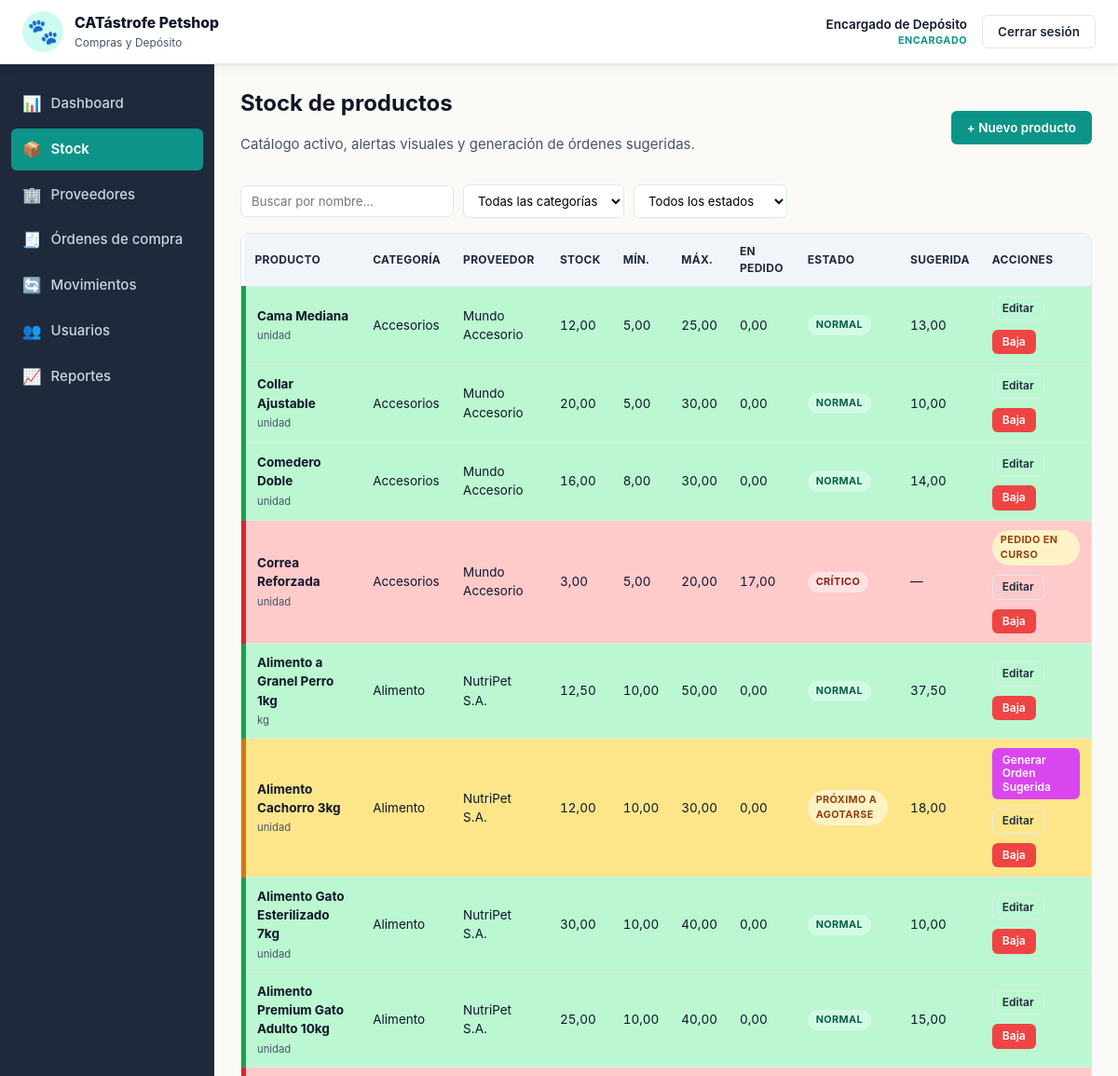
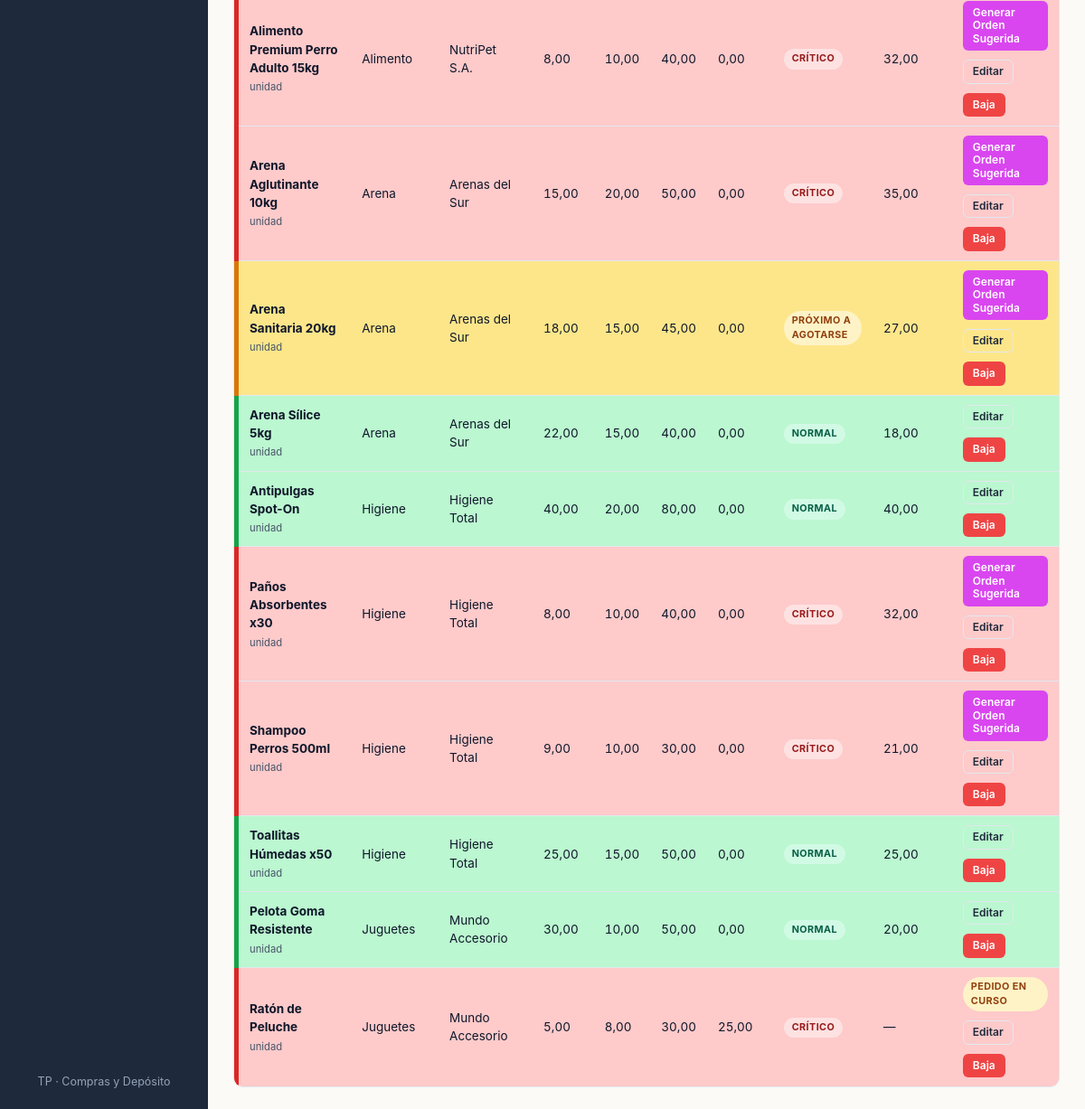
/views/stock.php (signed in), run on the app's committed database (2 pictures, top to bottom).
### tables this page shows
CREATE TABLE productos (
    id              INT AUTO_INCREMENT PRIMARY KEY,
    categoria_id    INT NOT NULL,
    proveedor_id    INT NOT NULL,
    nombre          VARCHAR(120) NOT NULL,
    descripcion     TEXT,
    stock_actual    DECIMAL(10,2) NOT NULL DEFAULT 0,
    stock_minimo    DECIMAL(10,2) NOT NULL DEFAULT 0,
    stock_maximo    DECIMAL(10,2) NOT NULL DEFAULT 0,
    unidad_medida   VARCHAR(20) NOT NULL DEFAULT 'unidad',
    activo          TINYINT(1) NOT NULL DEFAULT 1,
    CONSTRAINT fk_prod_cat  FOREIGN KEY (categoria_id) REFERENCES categorias(id) ON DELETE RESTRICT,
    CONSTRAINT fk_prod_prov FOREIGN KEY (proveedor_id) REFERENCES proveedores(id) ON DELETE RESTRICT,
    CONSTRAINT chk_prod_stock_actual CHECK (stock_actual >= 0),
    CONSTRAINT chk_prod_stock_min    CHECK (stock_minimo >= 0),
    CONSTRAINT chk_prod_stock_max    CHECK (stock_maximo >= stock_minimo)
);

CREATE TABLE categorias (
    id                    INT AUTO_INCREMENT PRIMARY KEY,
    nombre                VARCHAR(80) NOT NULL UNIQUE,
    controla_vencimiento  TINYINT(1) NOT NULL DEFAULT 0
);

CREATE TABLE proveedores (
    id                  INT AUTO_INCREMENT PRIMARY KEY,
    nombre              VARCHAR(120) NOT NULL,
    contacto            VARCHAR(120),
    telefono            VARCHAR(40),
    email               VARCHAR(120),
    plazo_entrega_dias  INT NOT NULL DEFAULT 7,
    activo              TINYINT(1) NOT NULL DEFAULT 1,
    CONSTRAINT chk_prov_plazo CHECK (plazo_entrega_dias >= 0)
);

### includes/funciones.php (called while the page is built, shortened)
<?php
function e($v): string
{
    return htmlspecialchars((string)$v, ENT_QUOTES, 'UTF-8');
}
function estado_stock($actual, $minimo): string
{
    $actual = (float)$actual;
    $minimo = (float)$minimo;
    if ($actual <= $minimo) {
        return 'critico';
    }
    if ($actual <= $minimo * 1.2) {
        return 'proximo';
    }
    return 'normal';
}
function etiqueta_estado(string $estado): string
{
    return match ($estado) {
        'critico' => 'Crítico',
        'proximo' => 'Próximo a agotarse',
        default   => 'Normal',
    };
}
function cantidad_sugerida($stock_actual, $stock_maximo, $en_pedido): float
{
    $sug = (float)$stock_maximo - (float)$stock_actual - (float)$en_pedido;
    return $sug > 0 ? $sug : 0.0;
}

### views/stock.php (the view, shortened to what this page needs)
<?php
require_once __DIR__ . '/../config/db.php';
require_once __DIR__ . '/../includes/funciones.php';
$es_encargado = ($_SESSION['rol'] ?? '') === 'encargado';
$productos = $pdo->query(
    "SELECT p.*, c.nombre AS categoria, c.controla_vencimiento,
            pr.nombre AS proveedor,
            COALESCE((SELECT SUM(d.cantidad_pedida)
                      FROM ordenes_detalle d
                      JOIN ordenes_compra o ON o.id = d.orden_id
                      WHERE d.producto_id = p.id AND o.estado = 'pendiente'), 0) AS en_pedido
     FROM productos p
     JOIN categorias  c  ON c.id = p.categoria_id
     JOIN proveedores pr ON pr.id = p.proveedor_id
     WHERE p.activo = 1
     ORDER BY c.nombre, p.nombre"
)->fetchAll();
require __DIR__ . '/../includes/header.php';
?>
<div class="flex-between mb-3">
    <div>
        <h1>Stock de productos</h1>
        <p class="muted">Catálogo activo, alertas visuales y generación de órdenes sugeridas.</p>
    </div>
    <?php if ($es_encargado): ?>
        <button class="btn btn-primary" data-dialog-open="dialog-nuevo-producto">+ Nuevo producto</button>
    <?php endif; ?>
</div>
<div data-filtros-container>
    <div class="filters">
        <input type="text" data-filtro="texto" placeholder="Buscar por nombre…">
        <select data-filtro="categoria">
            <option value="">Todas las categorías</option>
        </select>
        <select data-filtro="estado">
            <option value="">Todos los estados</option>
        </select>
    </div>
    <div class="table-wrap">
        <table class="table" data-filtro-tabla>
            <thead>
                <tr>
                    <th>Producto</th><th>Categoría</th><th>Proveedor</th>
                    <th class="num">Stock</th><th class="num">Mín.</th><th class="num">Máx.</th>
                    <th class="num">En pedido</th><th>Estado</th><th class="num">Sugerida</th>
                    <th>Acciones</th>
                </tr>
            </thead>
            <tbody>
            <?php foreach ($productos as $p):
                $estado = estado_stock($p['stock_actual'], $p['stock_minimo']);
                $sug = cantidad_sugerida($p['stock_actual'], $p['stock_maximo'], $p['en_pedido']);
                $cubre = ((float)$p['en_pedido']) > 0
                    && ((float)$p['en_pedido']) >= ((float)$p['stock_maximo'] - (float)$p['stock_actual']);
                $mostrarBoton = $es_encargado
                    && in_array($estado, ['critico','proximo'], true)
                    && $sug > 0
                    && !$cubre;
                $dataEditar = json_encode([
                    'id' => (int)$p['id'],
                    'nombre' => $p['nombre'],
                    'categoria_id' => (int)$p['categoria_id'],
                    'proveedor_id' => (int)$p['proveedor_id'],
                    'stock_minimo' => $p['stock_minimo'],
                    'stock_maximo' => $p['stock_maximo'],
                    'unidad_medida' => $p['unidad_medida'],
                    'descripcion' => $p['descripcion'],
                ], JSON_UNESCAPED_UNICODE);
            ?>
            <tr class="<?= e($estado) ?>"
                data-nombre="<?= e($p['nombre']) ?>"
                data-categoria="<?= e($p['categoria']) ?>"
                data-estado="<?= e($estado) ?>">
                <td><strong><?= e($p['nombre']) ?></strong><br>
                    <small class="muted"><?= e($p['unidad_medida']) ?></small></td>
                <td><?= e($p['categoria']) ?></td>
                <td><?= e($p['proveedor']) ?></td>
                <td class="num"><?= e(number_format((float)$p['stock_actual'], 2, ',', '.')) ?></td>
                <td class="num"><?= e(number_format((float)$p['stock_minimo'], 2, ',', '.')) ?></td>
                <td class="num"><?= e(number_format((float)$p['stock_maximo'], 2, ',', '.')) ?></td>
                <td class="num"><?= e(number_format((float)$p['en_pedido'], 2, ',', '.')) ?></td>
                <td><span class="badge badge-<?= e($estado) ?>"><?= e(etiqueta_estado($estado)) ?></span></td>
                <td class="num"><?= $sug > 0 ? e(number_format($sug, 2, ',', '.')) : '—' ?></td>
                <td>
                    <div class="flex">
                        <?php if ($mostrarBoton): ?>
                            <a class="btn btn-sm btn-accent"
                               href="<?= BASE_URL ?>views/orden_nueva.php?proveedor_id=<?= (int)$p['proveedor_id'] ?>&producto_id=<?= (int)$p['id'] ?>">
                               Generar Orden Sugerida
                            </a>
                        <?php elseif ($cubre && $es_encargado && $estado !== 'normal'): ?>
                            <span class="badge badge-pendiente">Pedido en curso</span>
                        <?php endif; ?>
                        <?php if ($es_encargado): ?>
                            <button class="btn btn-sm btn-ghost" data-editar="<?= e($dataEditar) ?>">Editar</button>
                            <form action="<?= BASE_URL ?>api/accion_producto.php" method="post" style="display:inline">
                                <button type="submit" class="btn btn-sm btn-danger"
                                        data-confirm="¿Dar de baja '<?= e($p['nombre']) ?>'? Se conserva el historial.">
                                    Baja
                                </button>
                            </form>
                        <?php endif; ?>
                    </div>
                </td>
            </tr>
            <?php endforeach; ?>
            </tbody>
        </table>
    </div>
</div>
<?php
require __DIR__ . '/../includes/footer.php';

### assets/css/style.css (style rules this page uses)
:root { --blanco-calido: #fbfaf7; --gris-suave: #f1f5f9; --gris-borde: #e2e8f0; --gris-texto: #475569; --turquesa-900: #0f766e; --turquesa-700: #0d9488; --turquesa-500: #14b8a6; --turquesa-100: #ccfbf1; --verde-700: #059669; --verde-500: #10b981; --verde-100: #d1fae5; --magenta-700: #a21caf; --magenta-500: #d946ef; --magenta-100: #fae8ff; --azul-900: #0f172a; --azul-800: #1e293b; --azul-700: #334155; --ambar-100: #fef3c7; --ambar-500: #f59e0b; --rojo-100: #fee2e2; --rojo-500: #ef4444; --radio: 10px; --radio-sm: 6px; --sombra: 0 1px 3px rgba(15,23,42,.08), 0 4px 12px rgba(15,23,42,.04); --sombra-lg: 0 8px 30px rgba(15,23,42,.12); --fuente: -apple-system, BlinkMacSystemFont, "Segoe UI", Roboto, "Helvetica Neue", Arial, sans-serif; }
* { box-sizing: border-box; }
html, body { margin: 0; padding: 0; font-family: var(--fuente); background: var(--blanco-calido); color: var(--azul-900); font-size: 15px; line-height: 1.5; }
a { color: var(--turquesa-700); text-decoration: none; }
h1, h2, h3 { margin: 0 0 .5em; color: var(--azul-900); font-weight: 700; }
h1 { font-size: 1.6rem; }
.btn { display: inline-flex; align-items: center; justify-content: center; gap: 6px; padding: 9px 16px; border-radius: var(--radio-sm); border: 1px solid transparent; font-family: inherit; font-size: .9rem; font-weight: 600; cursor: pointer; transition: background .15s, color .15s, border-color .15s, transform .05s; text-decoration: none; line-height: 1.2; }
.btn-primary { background: var(--turquesa-700); color: #fff; }
.btn-accent { background: var(--magenta-500); color: #fff; }
.btn-danger { background: var(--rojo-500); color: #fff; }
.btn-ghost { background: transparent; border-color: var(--gris-borde); color: var(--azul-800); }
.btn-sm { padding: 5px 10px; font-size: .8rem; }
.table-wrap { overflow-x: auto; border-radius: var(--radio); border: 1px solid var(--gris-borde); background: #fff; }
table.table { width: 100%; border-collapse: collapse; font-size: .9rem; }
table.table th, table.table td { padding: 10px 12px; text-align: left; border-bottom: 1px solid var(--gris-borde); vertical-align: middle; }
table.table th { background: var(--gris-suave); font-weight: 700; color: var(--azul-800); font-size: .8rem; text-transform: uppercase; letter-spacing: .3px; }
table.table tbody tr:last-child td { border-bottom: none; }
table.table tr.critico > td { background-color: #fecaca; }
table.table tr.critico > td:first-child { border-left: 5px solid #dc2626; }
table.table tr.proximo > td { background-color: #fde68a; }
table.table tr.proximo > td:first-child { border-left: 5px solid #d97706; }
table.table tr.normal > td { background-color: #bbf7d0; }
table.table tr.normal > td:first-child { border-left: 5px solid #16a34a; }
.num { text-align: right; font-variant-numeric: tabular-nums; }
.badge { display: inline-block; padding: 3px 9px; border-radius: 999px; font-size: .72rem; font-weight: 700; text-transform: uppercase; letter-spacing: .4px; }
.badge-critico { background: var(--rojo-100); color: #991b1b; }
.badge-proximo { background: var(--ambar-100); color: #92400e; }
.badge-normal { background: var(--verde-100); color: #065f46; }
.badge-pendiente { background: var(--ambar-100); color: #92400e; }
.filters { display: flex; flex-wrap: wrap; gap: 10px; margin-bottom: 16px; align-items: center; }
.filters input[type="text"], .filters input[type="date"], .filters select { padding: 8px 11px; border: 1px solid var(--gris-borde); border-radius: var(--radio-sm); font-family: inherit; font-size: .88rem; background: #fff; }
.filters input[type="text"] { min-width: 220px; }
.muted { color: var(--gris-texto); }
.mb-3 { margin-bottom: 16px; }
.flex { display: flex; gap: 10px; align-items: center; flex-wrap: wrap; }
.flex-between { display: flex; justify-content: space-between; align-items: center; gap: 12px; flex-wrap: wrap; }

### data on the page
productos: nombre "Cama Mediana", unidad_medida "unidad", categoria.nombre "Accesorios", proveedor.nombre "Mundo Accesorio", stock_actual "12,00", stock_minimo "5,00", stock_maximo "25,00", en_pedido "0,00", etiqueta_estado($estado) "NORMAL", sug "13,00"
productos: nombre "Collar Ajustable", unidad_medida "unidad", categoria.nombre "Accesorios", proveedor.nombre "Mundo Accesorio", stock_actual "20,00", stock_minimo "5,00", stock_maximo "30,00", en_pedido "0,00", etiqueta_estado($estado) "NORMAL", sug "10,00"
productos: nombre "Comedero Doble", unidad_medida "unidad", categoria.nombre "Accesorios", proveedor.nombre "Mundo Accesorio", stock_actual "16,00", stock_minimo "8,00", stock_maximo "30,00", en_pedido "0,00", etiqueta_estado($estado) "NORMAL", sug "14,00"
productos: nombre "Correa Reforzada", unidad_medida "unidad", categoria.nombre "Accesorios", proveedor.nombre "Mundo Accesorio", stock_actual "3,00", stock_minimo "5,00", stock_maximo "20,00", en_pedido "17,00", etiqueta_estado($estado) "CRÍTICO", shows "PEDIDO EN CURSO"
productos: nombre "Alimento a Granel Perro 1kg", unidad_medida "kg", categoria.nombre "Alimento", proveedor.nombre "NutriPet S.A.", stock_actual "12,50", stock_minimo "10,00", stock_maximo "50,00", en_pedido "0,00", etiqueta_estado($estado) "NORMAL", sug "37,50"
productos: nombre "Alimento Cachorro 3kg", unidad_medida "unidad", categoria.nombre "Alimento", proveedor.nombre "NutriPet S.A.", stock_actual "12,00", stock_minimo "10,00", stock_maximo "30,00", en_pedido "0,00", etiqueta_estado($estado) "PRÓXIMO A AGOTARSE", sug "18,00"
productos: nombre "Alimento Gato Esterilizado 7kg", unidad_medida "unidad", categoria.nombre "Alimento", proveedor.nombre "NutriPet S.A.", stock_actual "30,00", stock_minimo "10,00", stock_maximo "40,00", en_pedido "0,00", etiqueta_estado($estado) "NORMAL", sug "10,00"
productos: nombre "Alimento Premium Gato Adulto 10kg", unidad_medida "unidad", categoria.nombre "Alimento", proveedor.nombre "NutriPet S.A.", stock_actual "25,00", stock_minimo "10,00", stock_maximo "40,00", en_pedido "0,00", etiqueta_estado($estado) "NORMAL", sug "15,00"
productos: nombre "Alimento Premium Perro Adulto 15kg", unidad_medida "unidad", categoria.nombre "Alimento", proveedor.nombre "NutriPet S.A.", stock_actual "8,00", stock_minimo "10,00", stock_maximo "40,00", en_pedido "0,00", etiqueta_estado($estado) "CRÍTICO", sug "32,00"
productos: nombre "Arena Aglutinante 10kg", unidad_medida "unidad", categoria.nombre "Arena", proveedor.nombre "Arenas del Sur", stock_actual "15,00", stock_minimo "20,00", stock_maximo "50,00", en_pedido "0,00", etiqueta_estado($estado) "CRÍTICO", sug "35,00"
productos: nombre "Arena Sanitaria 20kg", unidad_medida "unidad", categoria.nombre "Arena", proveedor.nombre "Arenas del Sur", stock_actual "18,00", stock_minimo "15,00", stock_maximo "45,00", en_pedido "0,00", etiqueta_estado($estado) "PRÓXIMO A AGOTARSE", sug "27,00"
productos: nombre "Arena Sílice 5kg", unidad_medida "unidad", categoria.nombre "Arena", proveedor.nombre "Arenas del Sur", stock_actual "22,00", stock_minimo "15,00", stock_maximo "40,00", en_pedido "0,00", etiqueta_estado($estado) "NORMAL", sug "18,00"
productos: nombre "Antipulgas Spot-On", unidad_medida "unidad", categoria.nombre "Higiene", proveedor.nombre "Higiene Total", stock_actual "40,00", stock_minimo "20,00", stock_maximo "80,00", en_pedido "0,00", etiqueta_estado($estado) "NORMAL", sug "40,00"
productos: nombre "Paños Absorbentes x30", unidad_medida "unidad", categoria.nombre "Higiene", proveedor.nombre "Higiene Total", stock_actual "8,00", stock_minimo "10,00", stock_maximo "40,00", en_pedido "0,00", etiqueta_estado($estado) "CRÍTICO", sug "32,00"
productos: nombre "Shampoo Perros 500ml", unidad_medida "unidad", categoria.nombre "Higiene", proveedor.nombre "Higiene Total", stock_actual "9,00", stock_minimo "10,00", stock_maximo "30,00", en_pedido "0,00", etiqueta_estado($estado) "CRÍTICO", sug "21,00"
productos: nombre "Toallitas Húmedas x50", unidad_medida "unidad", categoria.nombre "Higiene", proveedor.nombre "Higiene Total", stock_actual "25,00", stock_minimo "15,00", stock_maximo "50,00", en_pedido "0,00", etiqueta_estado($estado) "NORMAL", sug "25,00"
productos: nombre "Pelota Goma Resistente", unidad_medida "unidad", categoria.nombre "Juguetes", proveedor.nombre "Mundo Accesorio", stock_actual "30,00", stock_minimo "10,00", stock_maximo "50,00", en_pedido "0,00", etiqueta_estado($estado) "NORMAL", sug "20,00"
productos: nombre "Ratón de Peluche", unidad_medida "unidad", categoria.nombre "Juguetes", proveedor.nombre "Mundo Accesorio", stock_actual "5,00", stock_minimo "8,00", stock_maximo "30,00", en_pedido "25,00", etiqueta_estado($estado) "CRÍTICO", shows "PEDIDO EN CURSO"

### other printed values
$_SESSION['nombre'] "Encargado de Depósito"
$_SESSION['rol'] "ENCARGADO"
$item['icon'] "📊"
$item['label'] "Dashboard"
$item['icon'] "📦"
$item['label'] "Stock"
$item['icon'] "🏢"
$item['label'] "Proveedores"
$item['icon'] "🧾"
$item['label'] "Órdenes de compra"
$item['icon'] "🔄"
$item['label'] "Movimientos"
$item['icon'] "👥"
$item['label'] "Usuarios"
$item['icon'] "📈"
